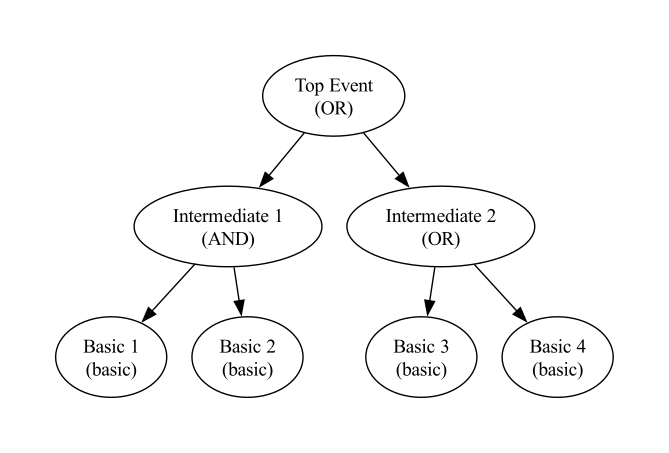

The Python source for this figure:
import graphviz

class FaultTreeNode:
    def __init__(self, name, node_type="basic", children=None):
        """
       初始化故障树节点

        参数:
        name (str): 节点名称
        node_type (str): 节点类型，可选值为 "basic"（基本事件）、"intermediate"（中间事件）、"top"（顶事件），默认为 "basic"
        children (list): 子节点列表，默认为None
        """
        self.name = name
        self.node_type = node_type
        self.children = children if children else []

    def add_child(self, child):
        """
        添加子节点到当前节点

        参数:
        child (FaultTreeNode): 要添加的子节点对象
        """
        self.children.append(child)


def visualize_fault_tree(root):
    """
    使用graphviz可视化故障树

    参数:
    root (FaultTreeNode): 故障树的根节点
    """
    dot = graphviz.Digraph()
    _add_nodes_and_edges(dot, root)
    return dot


def _add_nodes_and_edges(dot, node):
    """
    递归地添加节点和边到graphviz的Digraph对象

    参数:
    dot (graphviz.Digraph): graphviz的Digraph对象
    node (FaultTreeNode): 当前要处理的故障树节点
    """
    label = f"{node.name}\n({node.node_type})"
    dot.node(node.name, label)
    for child in node.children:
        child_label = f"{child.name}\n({child.node_type})"
        dot.node(child.name, child_label)
        dot.edge(node.name, child.name)
        _add_nodes_and_edges(dot, child)


def qualitative_analysis(root):
    """
    对故障树进行定性分析，求最小割集

    参数:
    root (FaultTreeNode): 故障树的根节点

    返回:
    list: 最小割集列表，每个最小割集是一个节点名称的列表
    """
    if root.node_type == "basic":
        return [[root.name]]
    cut_sets = []
    for child in root.children:
        child_cut_sets = qualitative_analysis(child)
        if root.node_type == "AND":
            # 对于与门，将子节点的割集对应元素合并（笛卡尔积形式）
            new_cut_sets = []
            if cut_sets:
                for cs1 in cut_sets:
                    for cs2 in child_cut_sets:
                        new_cut_sets.append(cs1 + cs2)
            else:
                new_cut_sets = child_cut_sets
            cut_sets = new_cut_sets
        elif root.node_type == "OR":
            # 对于或门，直接合并子节点的割集
            cut_sets.extend(child_cut_sets)
    # 简化割集（去除包含其他割集的割集来得到最小割集，简单实现示例，可优化性能）
    minimal_cut_sets = []
    for cut_set in cut_sets:
        is_minimal = True
        for existing_minimal in minimal_cut_sets:
            if all(item in cut_set for item in existing_minimal):
                is_minimal = False
                break
        if is_minimal:
            minimal_cut_sets.append(cut_set)
    return minimal_cut_sets


def quantitative_analysis(root, basic_event_probs):
    """
    对故障树进行定量分析，计算顶事件发生概率

    参数:
    root (FaultTreeNode): 故障树的根节点
    basic_event_probs (dict): 基本事件名称到其发生概率的映射字典

    返回:
    float: 顶事件发生概率
    """
    minimal_cut_sets = qualitative_analysis(root)
    top_event_prob = 0
    for cut_set in minimal_cut_sets:
        cut_set_prob = 1
        for event_name in cut_set:
            cut_set_prob *= basic_event_probs[event_name]
        top_event_prob += cut_set_prob
    return top_event_prob


# 构建一个简单故障树示例（这里是一个或门下面接两个与门，与门再各自接两个基本事件的简单结构）
top_event = FaultTreeNode("Top Event", node_type="OR")
intermediate1 = FaultTreeNode("Intermediate 1", node_type="AND")
intermediate2 = FaultTreeNode("Intermediate 2", node_type="OR")
basic1 = FaultTreeNode("Basic 1")
basic2 = FaultTreeNode("Basic 2")
basic3 = FaultTreeNode("Basic 3")
basic4 = FaultTreeNode("Basic 4")

intermediate1.add_child(basic1)
intermediate1.add_child(basic2)
intermediate2.add_child(basic3)
intermediate2.add_child(basic4)

top_event.add_child(intermediate1)
top_event.add_child(intermediate2)

# 可视化故障树
dot = visualize_fault_tree(top_event)
dot.render('fault_tree', view=True)

# 进行定性分析求最小割集
minimal_cut_sets = qualitative_analysis(top_event)
print("最小割集:", minimal_cut_sets)

# 假设基本事件概率（这里简单赋值示例）
basic_event_probs = {
    "Basic 1": 0.1,
    "Basic 2": 0.2,
    "Basic 3": 0.3,
    "Basic 4": 0.4
}
# 进行定量分析计算顶事件概率
top_event_prob = quantitative_analysis(top_event, basic_event_probs)
print("顶事件发生概率:", top_event_prob)
